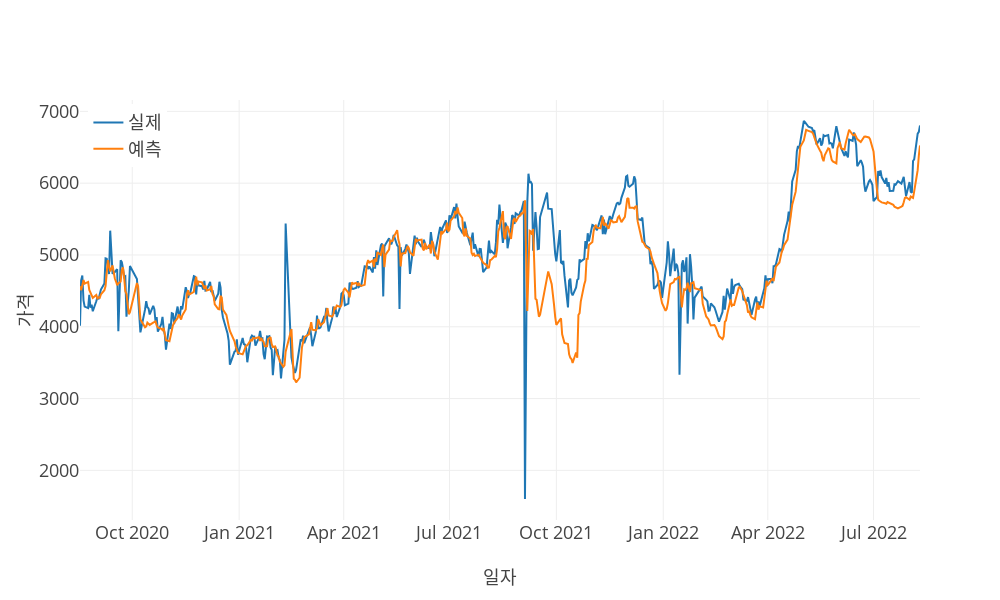

Here is the notebook cell this chart was saved with:
### Markdown cell above
# Transformer

### Code cell
print("\nTFT")
tft, val_dataloader = TFT(
    data,
    training_cutoff,
    target,
    group,
    max_encoder_length,
    max_prediction_length,
    time_varying_unknown_categoricals,
    time_varying_known_categoricals,
    time_varying_known_reals,
    time_varying_unknown_reals,
    batch_size,
    pathForSavingModels(product_and_product_type, product_attribute, raw_file_name, 'TFT'),
)

actuals = torch.cat([y[0] for x, y in iter(val_dataloader)])
tft_predictions = tft.predict(val_dataloader)

model_eval(actuals, tft_predictions, predictions_x_axis, stdout=True, vis=True)

### Figure 1 — Plotly figure (JSON) as saved in the notebook; plotly's stock layout.template omitted (floating-point values rounded to 4 significant figures; data arrays with more than 128 entries replaced by an {"elided": "..."} marker saying what was removed)
{"data": [{"mode": "lines", "name": "실제", "type": "scatter", "x": {"elided": "510 str values"}, "y": {"elided": "510 float values"}}, {"mode": "lines", "name": "예측", "type": "scatter", "x": {"elided": "510 str values"}, "y": {"elided": "510 float values"}}], "layout": {"height": 600, "legend": {"x": 0.01, "xanchor": "left", "y": 0.99, "yanchor": "top"}, "width": 1000, "xaxis": {"title": {"text": "일자"}}, "yaxis": {"title": {"text": "가격"}}}}
